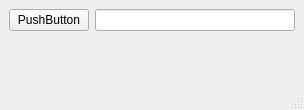
<?xml version="1.0" encoding="UTF-8"?>
<ui version="4.0">
 <class>MainWindow</class>
 <widget class="QMainWindow" name="MainWindow">
  <property name="geometry">
   <rect>
    <x>0</x>
    <y>0</y>
    <width>304</width>
    <height>110</height>
   </rect>
  </property>
  <property name="windowTitle">
   <string>MainWindow</string>
  </property>
  <widget class="QWidget" name="centralwidget">
   <layout class="QVBoxLayout" name="verticalLayout">
    <item>
     <layout class="QFormLayout" name="formLayout">
      <item row="0" column="0">
       <widget class="QPushButton" name="Nappi">
        <property name="text">
         <string>PushButton</string>
        </property>
       </widget>
      </item>
      <item row="0" column="1">
       <widget class="QLineEdit" name="naytto"/>
      </item>
     </layout>
    </item>
   </layout>
  </widget>
  <widget class="QMenuBar" name="menubar">
   <property name="geometry">
    <rect>
     <x>0</x>
     <y>0</y>
     <width>304</width>
     <height>17</height>
    </rect>
   </property>
  </widget>
  <widget class="QStatusBar" name="statusbar"/>
 </widget>
 <resources/>
 <connections/>
</ui>
